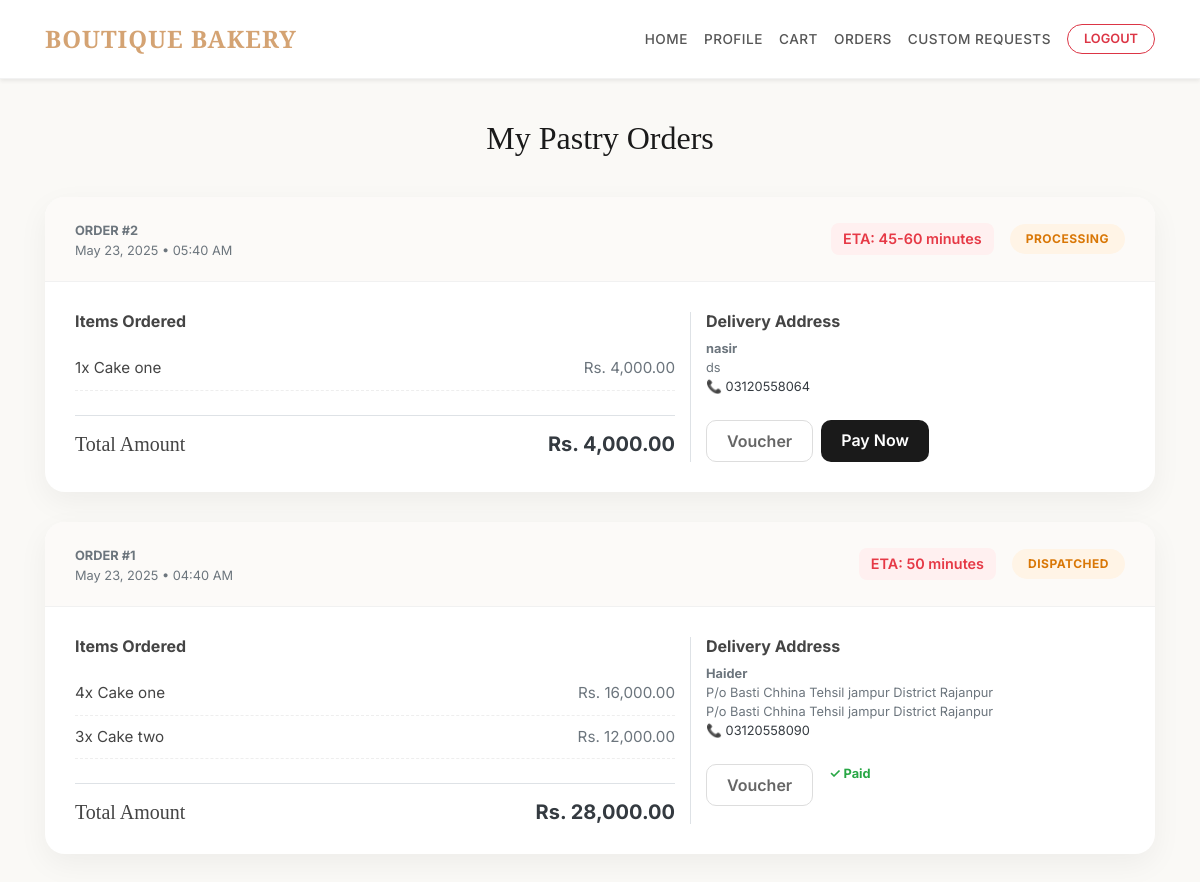
Before: /my_orders.php (signed in) with the older database file.
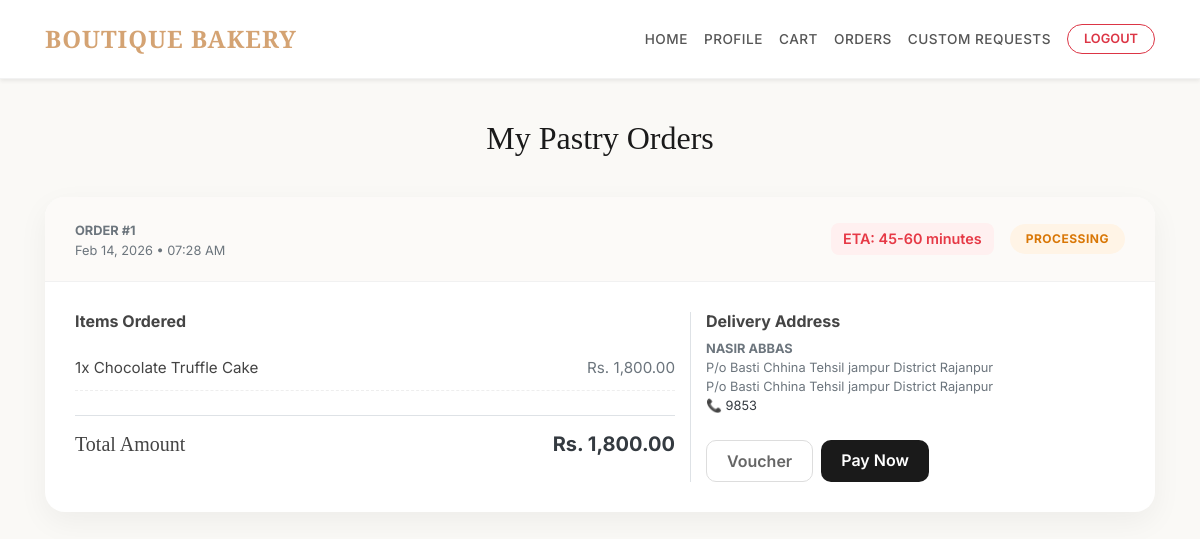
After: the same page with the newer database file.
### tables this page shows
CREATE TABLE `orders` (
  `order_id` int(11) NOT NULL,
  `user_id` int(11) NOT NULL,
  `total_amount` decimal(10,2) NOT NULL,
  `status` enum('processing','confirmed','dispatched','delivered','rejected') DEFAULT 'processing',
  `estimated_time` varchar(255) DEFAULT NULL,
  `payment_status` enum('unpaid','paid') DEFAULT 'unpaid',
  `name` varchar(255) NOT NULL,
  `address` text NOT NULL,
  `phone` varchar(20) NOT NULL,
  `created_at` timestamp NOT NULL DEFAULT current_timestamp()
);

CREATE TABLE `order_items` (
  `order_item_id` int(11) NOT NULL,
  `order_id` int(11) NOT NULL,
  `cake_id` int(11) NOT NULL,
  `quantity` int(11) NOT NULL,
  `price` decimal(10,2) NOT NULL
);

CREATE TABLE `cakes` (
  `cake_id` int(11) NOT NULL,
  `name` varchar(255) NOT NULL,
  `price` decimal(10,2) NOT NULL,
  `image` varchar(255) DEFAULT NULL,
  `description` text DEFAULT NULL,
  `category_id` int(11) DEFAULT NULL,
  `is_available` tinyint(1) DEFAULT 1
);

### my_orders.php (the view, shortened to what this page needs)
<?php
include('config.php');
$user_id = $_SESSION["id"];
$sql = "SELECT * FROM Orders WHERE user_id = ? ORDER BY created_at DESC";
$stmt = $conn->prepare($sql);
$stmt->bind_param("i", $user_id);
$stmt->execute();
$orders_result = $stmt->get_result();
$orders = [];
while ($order = $orders_result->fetch_assoc()) {
    $order_id = $order['order_id'];
    $items_stmt = $conn->prepare("
        SELECT cakes.name, order_items.quantity, order_items.price
        FROM order_items
        JOIN cakes ON cakes.cake_id = order_items.cake_id
        WHERE order_id = ?
    ");
    $items_stmt->bind_param("i", $order_id);
    $items_stmt->execute();
    $items_result = $items_stmt->get_result();
    $order['items'] = $items_result->fetch_all(MYSQLI_ASSOC);
    $orders[] = $order;
}
?>
<!DOCTYPE html>
<html lang="en">
<head>
    <link rel="stylesheet" href="https://maxcdn.bootstrapcdn.com/bootstrap/4.5.2/css/bootstrap.min.css">
</head>
<body>
<?php include('navbar.php'); ?>
<div class="container mb-5">
    <h2 class="header-title text-center">My Pastry Orders</h2>
    <?php if (count($orders) === 0): ?>
        <div class="text-center py-5">
            <div style="font-size: 4rem;">🥐</div>
            <h4>No orders yet</h4>
            <p class="text-muted">Once you order a cake, it will appear here.</p>
            <a href="home.php" class="btn btn-dark rounded-pill px-5 mt-3">Start Shopping</a>
        </div>
    <?php else: ?>
        <?php foreach ($orders as $order): ?>
            <div class="order-card">
                <div class="order-header">
                    <div>
                        <span class="text-muted small text-uppercase font-weight-bold">Order #<?= $order['order_id'] ?></span>
                        <div class="small text-muted"><?= date('M d, Y • h:i A', strtotime($order['created_at'])) ?></div>
                    </div>
                    <div class="d-flex align-items-center">
                        <span class="delivery-eta mr-3">ETA: <?= $order['estimated_time'] ?></span>
                        <span class="status-badge <?= $order['status'] == 'completed' ? 'status-completed' : 'status-pending' ?>">
                            <?= ucfirst($order['status']) ?>
                        </span>
                    </div>
                </div>
                <div class="order-body">
                    <div class="row">
                        <div class="col-md-7">
                            <h6 class="font-weight-bold mb-3">Items Ordered</h6>
                            <?php foreach ($order['items'] as $item): ?>
                                <div class="item-row d-flex justify-content-between">
                                    <span><?= $item['quantity'] ?>x <?= htmlspecialchars($item['name']) ?></span>
                                    <span class="text-muted">Rs. <?= number_format($item['price'] * $item['quantity'], 2) ?></span>
                                </div>
                            <?php endforeach; ?>
                            <div class="mt-4 pt-3 border-top d-flex justify-content-between align-items-center">
                                <span class="h5 mb-0" style="font-family: 'Playfair Display', serif;">Total Amount</span>
                                <span class="h5 mb-0 text-dark font-weight-bold">Rs. <?= number_format($order['total_amount'], 2) ?></span>
                            </div>
                        </div>
                        <div class="col-md-5 mt-4 mt-md-0 border-left">
                            <h6 class="font-weight-bold mb-2">Delivery Address</h6>
                            <p class="small text-muted mb-4">
                                <strong><?= htmlspecialchars($order['name']) ?></strong><br>
                                <?= nl2br(htmlspecialchars($order['address'])) ?><br>
                                <span class="text-dark">📞 <?= htmlspecialchars($order['phone']) ?></span>
                            </p>
                            <div class="d-flex gap-2">
                                <button class="btn btn-action invoice-btn mr-2" onclick="generateInvoice(<?= $order['order_id'] ?>)">
                                    Voucher
                                </button>
                                <?php if ($order['payment_status'] === 'unpaid'): ?>
                                    <a href="pay_now.php?order_id=<?= $order['order_id'] ?>" class="btn btn-action pay-btn">
                                        Pay Now
                                    </a>
                                <?php else: ?>
                                    <span class="text-success small font-weight-bold ml-2">✓ Paid</span>
                                <?php endif; ?>
                            </div>
                        </div>
                    </div>
                </div>
            </div>
        <?php endforeach; ?>
    <?php endif; ?>
</div>
</body>
</html>

### navbar.php (shortened to what this page needs)
<nav class="navbar navbar-expand-lg navbar-light bg-white shadow-sm py-3">
    <div class="container">
        <a class="navbar-brand d-flex align-items-center" href="home.php" style="font-family: 'Playfair Display', serif; font-weight: 700; color: #d4a373;">
            <span style="font-size: 1.5rem; letter-spacing: 1px;">BOUTIQUE BAKERY</span>
        </a>
        <div class="collapse navbar-collapse" id="navbarNav">
            <ul class="navbar-nav ml-auto align-items-center">
                <?php if (isset($_SESSION["id"]) && !empty($_SESSION["id"])): ?>
                    <li class="nav-item"><a class="nav-link px-2" href="home.php">Home</a></li>
                    <li class="nav-item"><a class="nav-link px-2" href="update_profile.php">Profile</a></li>
                    <li class="nav-item"><a class="nav-link px-2" href="cart.php">Cart</a></li>
                    <li class="nav-item"><a class="nav-link px-2" href="my_orders.php">Orders</a></li>
                    <li class="nav-item"><a class="nav-link px-2" href="custom_requests.php">Custom Requests</a></li>
                    <li class="nav-item ml-lg-2">
                        <a class="btn btn-outline-danger btn-sm rounded-pill px-3" href="logout.php">Logout</a>
                    </li>
                <?php endif; ?>
            </ul>
        </div>
    </div>
</nav>

### my_orders.php (style rules this page uses)
:root { --gold: #d4a373; --dark: #1a1a1a; --cream: #faf9f6; }
body { background-color: var(--cream); font-family: 'Inter', sans-serif; color: #444; }
.header-title { font-family: 'Playfair Display', serif; color: var(--dark); margin: 40px 0; }
.order-card { background: white; border: none; border-radius: 20px; box-shadow: 0 10px 30px rgba(0,0,0,0.05); overflow: hidden; margin-bottom: 30px; }
.order-header { background-color: #fcfaf8; padding: 20px 30px; border-bottom: 1px solid #f1f1f1; display: flex; justify-content: space-between; align-items: center; flex-wrap: wrap; }
.status-badge { padding: 6px 16px; border-radius: 50px; font-size: 0.75rem; font-weight: 700; text-transform: uppercase; letter-spacing: 0.5px; }
.status-pending { background: #fff4e6; color: #d97706; }
.delivery-eta { color: #e63946; font-weight: 600; font-size: 0.9rem; background: #fff0f0; padding: 5px 12px; border-radius: 8px; }
.order-body { padding: 30px; }
.item-row { font-size: 0.95rem; padding: 10px 0; border-bottom: 1px dashed #eee; }
.btn-action { border-radius: 10px; font-weight: 600; padding: 8px 20px; transition: 0.3s; }
.invoice-btn { background: white; border: 1px solid #ddd; color: #666; }
.pay-btn { background: var(--dark); color: white; border: none; }

### navbar.php (style rules this page uses)
.navbar { border-bottom: 1px solid #f2f2f2; }
.nav-link { font-family: 'Inter', sans-serif; font-size: 0.85rem; font-weight: 500; color: #555 !important; text-transform: uppercase; letter-spacing: 0.5px; transition: all 0.3s ease; }
.btn-outline-danger { font-size: 0.8rem; font-weight: 600; text-transform: uppercase; }

Changed rows visible on the page:
removed orders: order_id "2", created_at "May 23, 2025 • 05:40 AM", estimated_time "45-60 minutes", status "PROCESSING", total_amount "4,000.00", name "nasir", address "ds", phone "03120558064"
removed order_items: quantity "1", cake.name "Cake one", $item['price'] * $item['quantity'] "4,000.00", shown under "2"
removed order_items: quantity "3", cake.name "Cake two", $item['price'] * $item['quantity'] "12,000.00"
changed orders id 1: created_at "May 23, 2025 • 04:40 AM" → "Feb 14, 2026 • 07:28 AM"; estimated_time "50 minutes" → "45-60 minutes"; status "DISPATCHED" → "PROCESSING"; total_amount "28,000.00" → "1,800.00"; name "Haider" → "NASIR ABBAS"; phone "03120558090" → "9853"; payment_status "✓ Paid" → "Pay Now"
changed order_items: quantity "4" → "1"; cake.name "Cake one" → "Chocolate Truffle Cake"; $item['price'] * $item['quantity'] "16,000.00" → "1,800.00"
